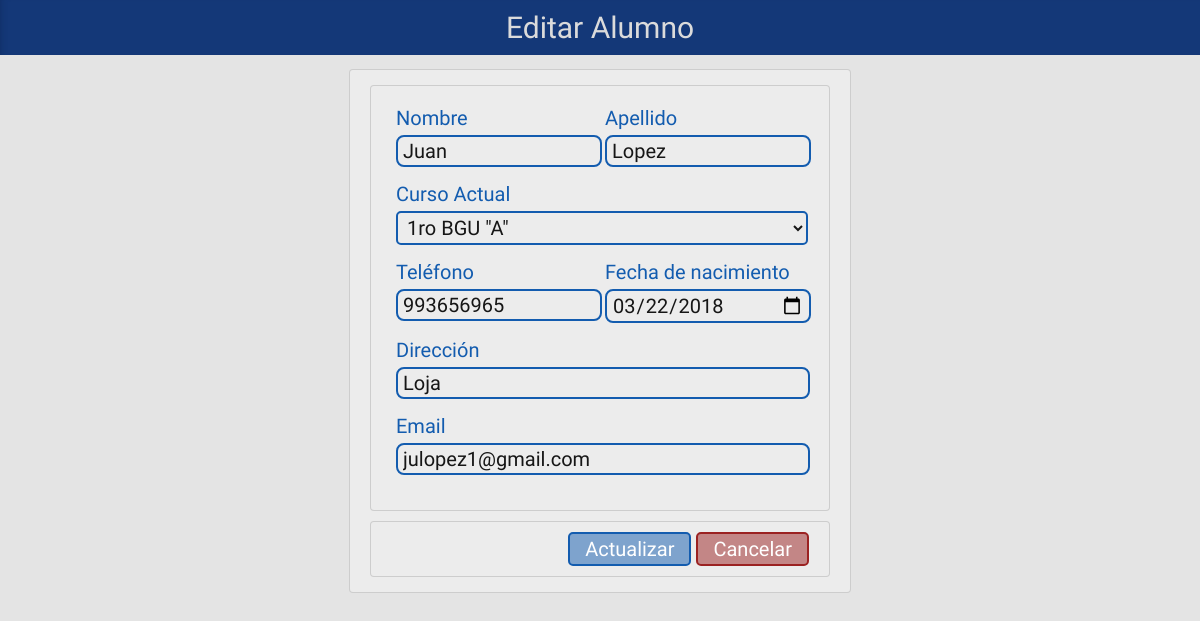
Screenshot of /php/editar_alumno_recibe.php?u=1 with the database file from the repository.
### tables this page shows
CREATE TABLE `alumno` (
  `ALU_CODIGO` int(2) NOT NULL,
  `AUL_CODIGO` int(2) NOT NULL,
  `USU_CODIGO` int(2) NOT NULL,
  `ALU_NOMBRE` varchar(35) NOT NULL,
  `ALU_APELLIDO` varchar(35) NOT NULL,
  `ALU_EMAIL` varchar(35) NOT NULL,
  `ALU_TELEFONO` int(10) NOT NULL,
  `ALU_CEDULA` varchar(10) NOT NULL,
  `ALU_FNACIMIENTO` date NOT NULL,
  `ALU_DIRECCION` varchar(50) NOT NULL,
  `ALU_ESTADO` int(1) NOT NULL DEFAULT '1'
);

### php/editar_alumno_recibe.php (the view, shortened to what this page needs)
<!doctype html>
<html>
<head>
	<link href="../css/estiloMostrar.css" rel="stylesheet" type="text/css">
	<link rel="stylesheet" href="https://use.fontawesome.com/releases/v5.8.1/css/all.css">
</head>
<body>
<div class="contenedor2">
	<div class="cabeza">Editar Alumno</div>
	<?php
	$conn = new mysqli( "localhost", "admin", "admin", "horarios" );
	$id = $_GET['u'];
	$result = mysqli_query( $conn, "select * from alumno where ALU_codigo='$id'" );
	$resultcur = mysqli_query( $conn, "Select * From paralelo Where AUL_ESTADO=1 group by AUL_CURSO, AUL_NOMBRE order by AUL_CURSO;" );
	?>
	<div class="cuerpo2">
	<form name="form1" id="form1" method="post" action="editar_alumno_actualizar.php">
	<div class="cont-tabla">
	<?php
	while ( $row = mysqli_fetch_array( $result ) ) {
		?>
		<div class="row">
		<div class="form-dividido2 formulario__grupo" id="grupo__nombre"><p><label for="nombre" class="formulario__label">Nombre </label></p>
		<input type="text" class="formulario__input" name="nombre" id="idnombre" value="<?php echo $row[ "ALU_NOMBRE" ]; ?>" placeholder="Ingrese el nombre" required><i class="formulario__validacion-estado fas fa-times-circle"></i>
		<p class="formulario__input-error"><i class="fas fa-exclamation-circle"></i> Sólo puede ingresar letras</p></div>
		<div class="form-dividido2 formulario__grupo" id="grupo__apellido"><p><label for="apellido" class="formulario__label">Apellido </label></p>
		<input type="text" class="formulario__input" name="apellido" id="idapellido" value="<?php echo $row[ "ALU_APELLIDO" ]; ?>" placeholder="Ingrese el apellido" required>
		<p class="formulario__input-error"><i class="fas fa-exclamation-circle"></i> Sólo puede ingresar letras</p></div></div>
		<div class="row formulario__grupo" id="grupo__rol"><p><label for="curso" class="formulario__label">Curso Actual</label></p>
		<select name="curso" class="formulario__input" id="idcurso">
			<?php while ($ver = mysqli_fetch_array($resultcur)) {
				if($row["AUL_CODIGO"] == $ver["AUL_CODIGO"]){
					echo '<option value="'.$ver["AUL_CODIGO"].'" selected>'.$ver['AUL_CURSO'].' "'.$ver['AUL_NOMBRE'].'"</option>';
				} else{
					echo '<option value="'.$ver["AUL_CODIGO"].'">'.$ver['AUL_CURSO'].' "'.$ver['AUL_NOMBRE'].'"</option>';
				}
			}
			?>
		</select></div>
		<div class="row">
		<div class="form-dividido2 formulario__grupo" id="grupo__telefono"><p><label for="telefono" class="formulario__label">Teléfono </label></p>
		<input type="tel" class="formulario__input" name="telefono" id="idtelefono" value="<?php echo $row[ "ALU_TELEFONO" ]; ?>" placeholder="Ingrese el teléfono" required>
		<p class="formulario__input-error"><i class="fas fa-exclamation-circle"></i> Sólo caracteres numéricos de 7 a 10 dígitos</p></div>
		<div class="form-dividido2 formulario__grupo" id="grupo__fnacimiento"><p><label for="fnac" class="formulario__label">Fecha de nacimiento </label></p>
		<input type="date" class="formulario__input" name="fnac" value="<?php echo $row[ "ALU_FNACIMIENTO" ]; ?>" id="idfnacimiento" required ></div></div>
		<div class="row formulario__grupo" id="grupo__direccion"><p><label for="direccion" class="formulario__label">Dirección </label></p>
		<input type="text" class="formulario__input" name="direccion" id="iddireccion" value="<?php echo $row[ "ALU_DIRECCION" ]; ?>" placeholder="Ingrese la dirección" required>
		<p class="formulario__input-error"><i class="fas fa-exclamation-circle"></i> Puede ingresar caracteres alfa-numéricos y sólo algunos especiales (/ * # - .)</p></div>
		<div class="row formulario__grupo" id="grupo__email"><p><label for="email" class="formulario__label">Email </label></p>
		<input type="email" class="formulario__input" name="email" id="idemail" value="<?php echo $row[ "ALU_EMAIL" ]; ?>" placeholder="Ingrese el correo electrónico" required>
		<p class="formulario__input-error"><i class="fas fa-exclamation-circle"></i> Debe ingresar un formato de correo válido. Ej: ejemplo@ejemplo.com</p></div>
		<?php
	}
	?>
	</div>
	<div class="opciones">
		<input type="submit" value="Actualizar">
		<a href="editar_alumno.php" id="idcancelar"><button type="button" value="cancelar">Cancelar</button></a>
	</div>
	</form>
	</div>
</div>
</body>
</html>

### css/estiloMostrar.css (style rules this page uses)
:root { --base: rgba(20,56,120,1.00); --base2: rgba(19,92,175,1.00); --base2-semitransp: rgba(19,92,175,0.50); --sec: rgba(204,180,11,1.00); --activo: rgba(27,78,168,1.00); --selec: rgba(21,60,129,1.00); --texto: rgba(219,219,219,1.00); --azul-claro: rgba(19,92,175,1.00); --azul: rgba(24,63,155,1.00); --confirm: rgba(192,91,39,1.00); --elimin: rgba(163,33,35,1.00); --confirm2: rgba(108,39,184,1.00); --confirm-osc: rgba(160,75,32,1.00); --fondo: rgba(228,228,228,1.00); --fondo2: rgba(236,236,236,1.00); }
* { margin: 0; padding: 0; font-family: 'Hind Siliguri', sans-serif; }
body { background-color: var(--fondo); }
.contenedor2 { display: flex; flex-direction: column; flex-wrap: wrap; justify-content: center; align-items: center; align-content: center; max-width: 100%; }
.cabeza { display: block; text-align: center; background-color: var(--base); color: var(--texto); font-size: 30px; font-weight: 400; padding: 10px 0; width: 100%; box-shadow: inset 6px 0px 9px -8px rgba(10,31,68,0.70); }
.cuerpo2 { display: flex; flex-direction: column; flex-wrap: wrap; justify-content: center; align-items: normal; align-content: stretch; max-width: 40%; margin: 14px 50px; padding: 10px; border: 1px solid rgba(159,159,159,0.40); border-radius: 4px; background-color: var(--fondo2); }
.cont-tabla { display: block; float: left; max-width: 100%; height: 100%; padding: 20px 20px; margin: 5px 10px 10px; border: 1px solid rgba(159,159,159,0.40); border-radius: 4px; background-color: var(--fondo2); }
.opciones { display: flex; justify-content: flex-end; max-width: 100%; padding: 10px 20px; margin: 10px 10px 5px; border: 1px solid rgba(159,159,159,0.40); border-radius: 4px; background-color: var(--fondo2); }
input::placeholder { background: none; color:rgba(42,42,42,0.44); font-size: 20px; }
select { background: none; color: #161616; border: none; border: solid 2px var(--base2); border-radius: 5px; margin: 5px 0 15px 0; padding: 2px 5px; width: 98.5%; font-size: 20px; transition: all 0.3s; }
label { font-size: 20px; color: var(--base2); }
[type=button], [type=submit], [type=reset] { background-color: var(--base2-semitransp); border-radius: 5px; border: 2px var(--base2) solid; color: white; padding: 3px 5px; cursor: pointer; transition: all 0.1s; font-size: 20px; text-decoration: none; }
[type=submit], #idcancelar > [type=button] { padding: 3px 15px; }
#idcancelar [type=button] { background-color: rgba(155,34,34,0.50); color: white; border: 2px rgba(155,34,34,1.0) solid; margin: 0 0 0 5px; }
input[type='text'], input[type='password'], input[type='date'], input[type='email'], input[type='number'], input[type='date'], input[type='time'] { background: none; color: #161616; border: none; margin: 5px 0; padding: 2px 5px; font-size: 20px; transition: all 0.3s; }
input[type='text'].formulario__input, input[type='password'].formulario__input, input[type='date'].formulario__input, input[type='email'].formulario__input, input[type='number'].formulario__input, input[type='date'].formulario__input, input[type='time'].formulario__input, input[type='tel'].formulario__input { background: none; color: #161616; margin: 5px 0 15px; padding: 2px 5px; font-size: 20px; border: solid 2px var(--base2); width: 95.8%; border-radius: 8px; transition: all 0.3s; outline: none; }
.form-dividido2 { display: block; float: left; width: 48%; margin: 0 2% 0 0; padding: 0; }
.formulario__grupo { position: relative; }
.row { display: block; float: left; width: 100%; margin: 0 20px 0 5px; height: auto; }

### rows the page displays
alumno: nombre "Juan", apellido "Lopez", telefono "993656965", fnac "03/22/2018", direccion "Loja", email "julopez1@gmail.com"

### other values shown
form field curso "1ro BGU \"A\""
